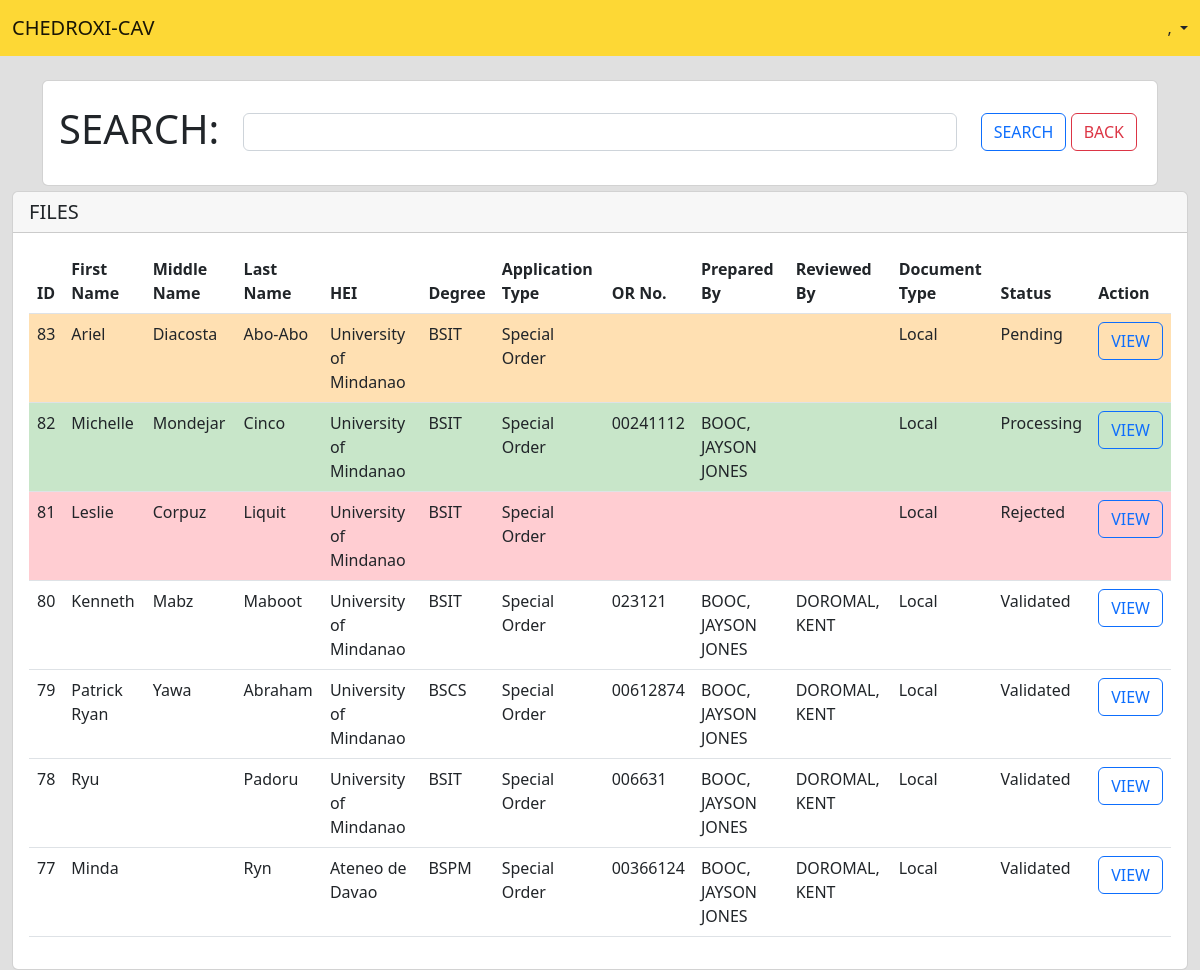
The app's page /pages/admin/pages/viewFiles.php with its own data.
### tables this page shows
CREATE TABLE `tbl_process` (
  `ID` int(11) NOT NULL,
  `schoolID` int(11) NOT NULL,
  `firstName` varchar(50) NOT NULL,
  `middleName` varchar(50) NOT NULL,
  `lastName` varchar(50) NOT NULL,
  `courseID` int(11) NOT NULL,
  `applicationType` varchar(20) NOT NULL,
  `mode` varchar(20) NOT NULL,
  `SOnumber` varchar(20) DEFAULT NULL,
  `graduationDate` varchar(30) NOT NULL,
  `syStarted` varchar(30) NOT NULL,
  `syEnded` varchar(30) NOT NULL,
  `documentType` varchar(10) NOT NULL,
  `requestLetter` blob NOT NULL,
  `indorsementLetter` blob NOT NULL,
  `tor` blob NOT NULL,
  `diploma` blob NOT NULL,
  `ORnumber` varchar(30) DEFAULT NULL,
  `preparedBy` varchar(50) DEFAULT NULL,
  `reviewedBy` varchar(50) DEFAULT NULL,
  `commissionerID` int(11) DEFAULT NULL,
  `status` varchar(11) NOT NULL,
  `created_at` date DEFAULT NULL,
  `updated_at` date DEFAULT NULL,
  `updatedby` varchar(50) DEFAULT NULL,
  `active` varchar(3) NOT NULL
);

CREATE TABLE `tbl_schools` (
  `schoolID` int(11) NOT NULL,
  `schoolDesc` varchar(50) NOT NULL,
  `schoolCity` varchar(30) NOT NULL,
  `active` varchar(3) NOT NULL
);

CREATE TABLE `tbl_courses` (
  `courseID` int(11) NOT NULL,
  `schoolID` int(11) NOT NULL,
  `courseTitle` varchar(30) NOT NULL,
  `courseDesc` varchar(50) NOT NULL,
  `active` varchar(3) NOT NULL
);

### pages/admin/pages/viewFiles.php (the view, shortened to what this page needs)
<?php
require_once "../../../modules/dbconnection.php";
$UID = $_SESSION['UID'];
$sql = "select * from tbl_users where userID='$UID' limit 1";
$result = mysqli_query($connection,$sql);
$fetch=mysqli_fetch_assoc($result);
$user = $fetch['lastname'] . ', ' . $fetch['firstname'];
$search = $_GET['search'];
$sql = "select a.id,firstname,middlename,lastname,schooldesc,coursetitle,applicationtype,ornumber,preparedby,reviewedby,documenttype,status from tbl_process a inner join tbl_schools b inner join tbl_courses c where a.schoolid=b.schoolid and a.courseid=c.courseid and (firstname like '%$search%' or lastname like '%$search%' or schooldesc like '%$search%' or status like '%$search%') and a.active='yes' order by a.id desc limit 10";
$result = mysqli_query($connection,$sql);
?>
<!doctype html>
<html>
    <head>
        <link href="https://cdn.jsdelivr.net/npm/bootstrap@5.2.1/dist/css/bootstrap.min.css" rel="stylesheet">
    </head>
    <body class="body-bg">
        <nav class="navbar fixed-top" style="background-color: #FDD835;">
            <div class="container-fluid">
                <a class="navbar-brand">CHEDROXI-CAV</a>
                <li class="nav-item dropdown d-flex">
                    <a class="nav-link dropdown-toggle" href="#" role="button" data-bs-toggle="dropdown" aria-expanded="false"><?= $user ?></a>
                </li>
            </div>
        </nav>
        <div class="container">
            <div class="card">
                <div class="card-body">
                    <form method='POST' action="../../../modules/admin-viewfiles-route.php">
                        <div class="row">
                            <div class="col-2 mt-2"><label class="form-label"><h1>SEARCH:</h1></label></div>
                            <div class="col-8 mt-3">
                                <input type="text" class="form-control" name="search">
                            </div>
                            <div class="col-2 mt-3">
                                <input type="submit" class="btn btn-outline-primary" value="SEARCH">
                                <a href="../index.php" class="btn btn-outline-danger">BACK</a>
                            </div>
                        </div>
                    </form>
                </div>
            </div>
        </div>
        <div class="container-fluid">
            <div class="card">
                <h5 class="card-header">FILES</h5>
                <div class="card-body">
                    <table class="table">
                        <thead>
                            <tr>
                                <th>ID</th>
                                <th>First Name</th>
                                <th>Middle Name</th>
                                <th>Last Name</th>
                                <th>HEI</th>
                                <th>Degree</th>
                                <th>Application Type</th>
                                <th>OR No.</th>
                                <th>Prepared By</th>
                                <th>Reviewed By</th>
                                <th>Document Type</th>
                                <th>Status</th>
                                <th>Action</th>
                            </tr>
                        </thead>
                        <tbody>
                            <?php while($fetch = mysqli_fetch_assoc($result)) { ?>
                                <tr <?php if ($fetch['status'] == 'Pending') {echo "style='background-color:#FFE0B2;'";} elseif ($fetch['status'] == 'Processing') {echo "style='background-color:#C8E6C9;'";} elseif ($fetch['status'] == 'Rejected') {echo "style='background-color:#FFCDD2;'";}?>>
                                    <td><?=$fetch['id']?></td>
                                    <td><?=$fetch['firstname']?></td>
                                    <td><?=$fetch['middlename']?></td>
                                    <td><?=$fetch['lastname']?></td>
                                    <td><?=$fetch['schooldesc']?></td>
                                    <td><?=$fetch['coursetitle']?></td>
                                    <td><?=$fetch['applicationtype']?></td>
                                    <td><?=$fetch['ornumber']?></td>
                                    <td><?=$fetch['preparedby']?></td>
                                    <td><?=$fetch['reviewedby']?></td>
                                    <td><?=$fetch['documenttype']?></td>
                                    <td><?=$fetch['status']?></td>
                                    <td><a href="viewFileDetails.php?id=<?=$fetch['id']?>" class="btn btn-outline-primary">VIEW</a></td>
                                </tr>
                            <?php } ?>
                        </tbody>
                    </table>
                </div>
            </div>
        </div>
    </body>
</html>

### pages/admin/pages/viewFiles.php (style rules this page uses)
.container { margin-top: 80px; margin-bottom: 5px; }
.body-bg { background-color:#E0E0E0; }

### records on screen
tbl_process: ID "83", firstName "Ariel", middleName "Diacosta", lastName "Abo-Abo", schoolID.schoolDesc "University of Mindanao", courseID.courseTitle "BSIT", applicationType "Special Order", documentType "Local", status "Pending"
tbl_process: ID "82", firstName "Michelle", middleName "Mondejar", lastName "Cinco", schoolID.schoolDesc "University of Mindanao", courseID.courseTitle "BSIT", applicationType "Special Order", ORnumber "00241112", preparedBy "BOOC, JAYSON JONES", documentType "Local", status "Processing"
tbl_process: ID "81", firstName "Leslie", middleName "Corpuz", lastName "Liquit", schoolID.schoolDesc "University of Mindanao", courseID.courseTitle "BSIT", applicationType "Special Order", documentType "Local", status "Rejected"
tbl_process: ID "80", firstName "Kenneth", middleName "Mabz", lastName "Maboot", schoolID.schoolDesc "University of Mindanao", courseID.courseTitle "BSIT", applicationType "Special Order", ORnumber "023121", preparedBy "BOOC, JAYSON JONES", reviewedBy "DOROMAL, KENT", documentType "Local", status "Validated"
tbl_process: ID "79", firstName "Patrick Ryan", middleName "Yawa", lastName "Abraham", schoolID.schoolDesc "University of Mindanao", courseID.courseTitle "BSCS", applicationType "Special Order", ORnumber "00612874", preparedBy "BOOC, JAYSON JONES", reviewedBy "DOROMAL, KENT", documentType "Local", status "Validated"
tbl_process: ID "78", firstName "Ryu", lastName "Padoru", schoolID.schoolDesc "University of Mindanao", courseID.courseTitle "BSIT", applicationType "Special Order", ORnumber "006631", preparedBy "BOOC, JAYSON JONES", reviewedBy "DOROMAL, KENT", documentType "Local", status "Validated"
tbl_process: ID "77", firstName "Minda", lastName "Ryn", schoolID.schoolDesc "Ateneo de Davao", courseID.courseTitle "BSPM", applicationType "Special Order", ORnumber "00366124", preparedBy "BOOC, JAYSON JONES", reviewedBy "DOROMAL, KENT", documentType "Local", status "Validated"

### other values on screen
$user ","
